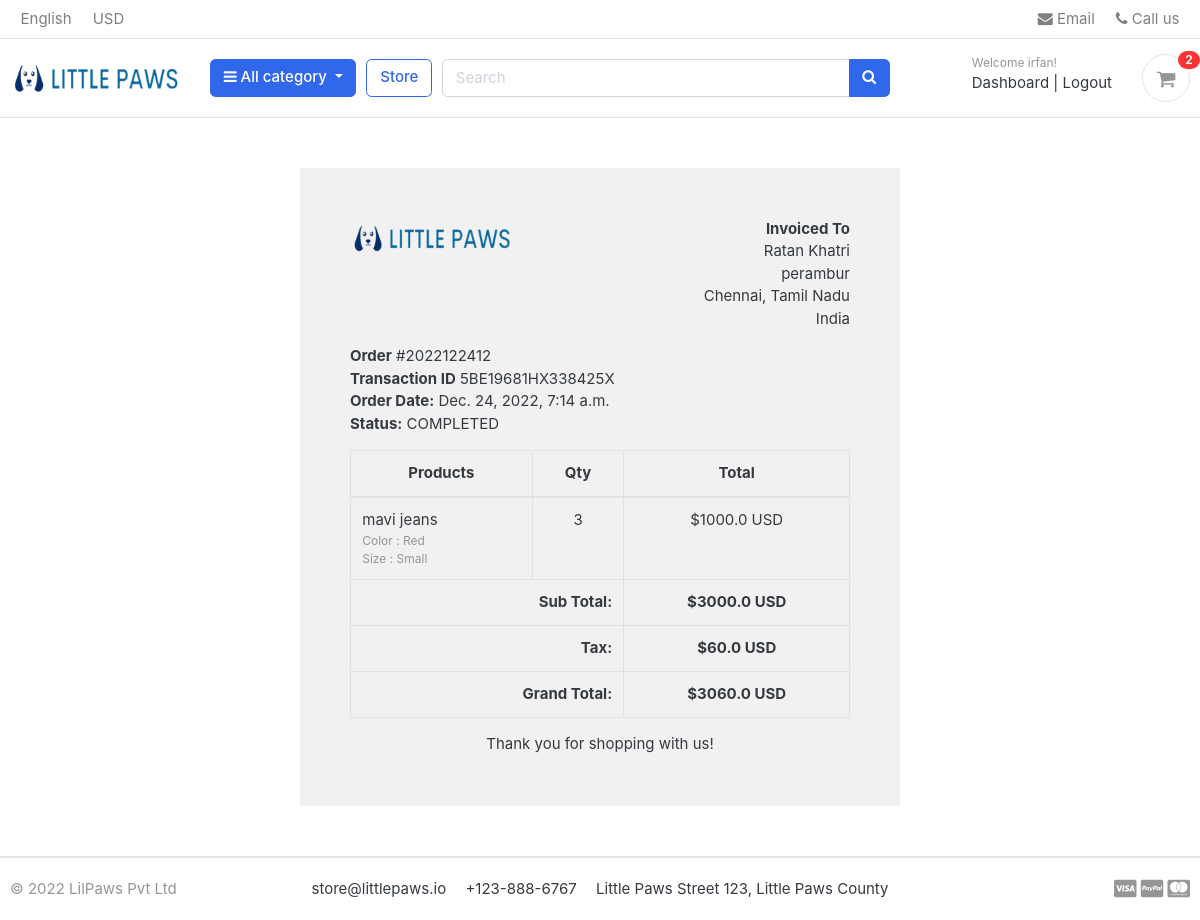
Page /accounts/order_detail/2022122412/ (signed in) on the earlier database version.
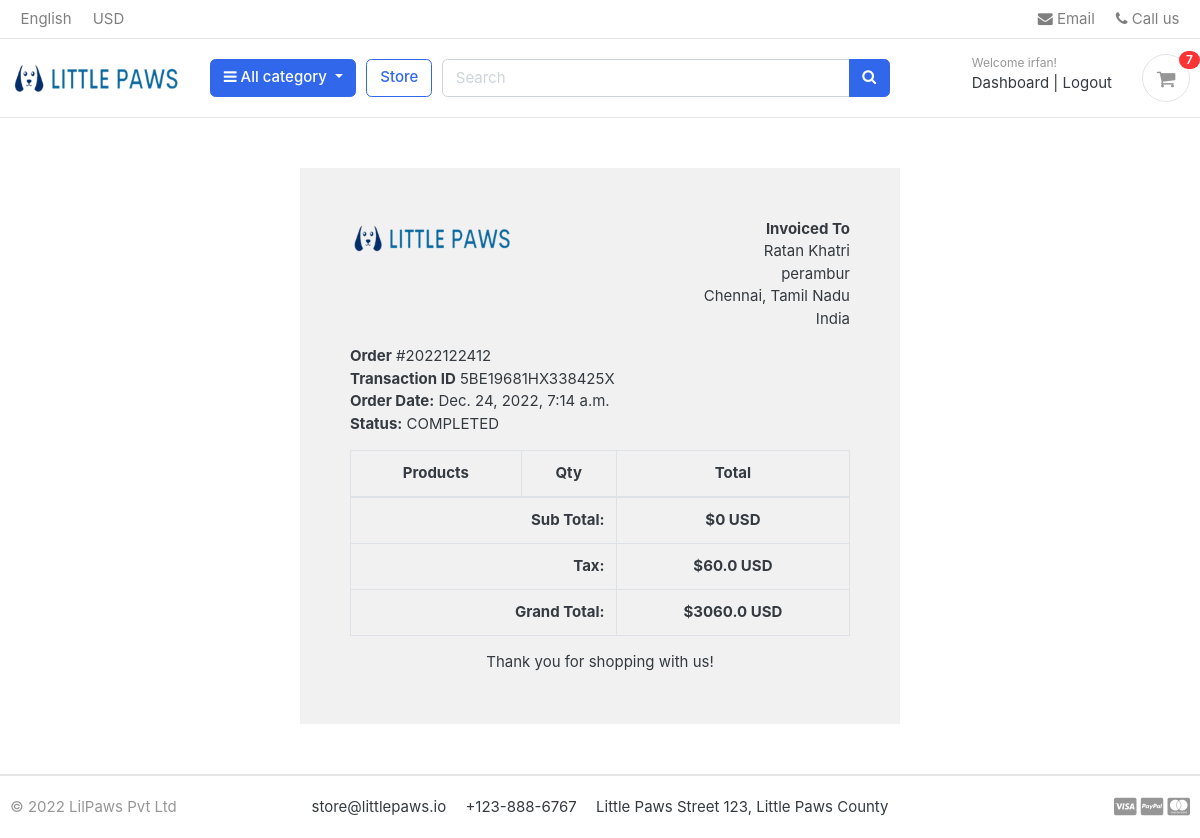
Same page on the later database version.
### orders/models.py (models this page shows, shortened)
class OrderProduct(models.Model):
    order = models.ForeignKey(Order, on_delete=models.CASCADE)
    payment = models.ForeignKey(Payment, on_delete=models.SET_NULL, blank=True, null=True)
    user = models.ForeignKey(Account, on_delete=models.CASCADE)
    product = models.ForeignKey(Product, on_delete=models.CASCADE)
    variations = models.ManyToManyField(Variation, blank=True)
    quantity = models.IntegerField()
    product_price = models.FloatField()
    ordered = models.BooleanField(default=False)
    created_at = models.DateTimeField(auto_now_add=True)
    updated_at = models.DateTimeField(auto_now=True)

### store/models.py (models this page shows, shortened)
class Product(models.Model):
    product_name    = models.CharField(max_length=200, unique=True)
    slug            = models.SlugField(max_length=200, unique=True)
    description     = models.TextField(max_length=500, blank=True)
    price           = models.IntegerField()
    images          = models.ImageField(upload_to='photos/products')
    stock           = models.IntegerField()
    is_available    = models.BooleanField(default=True)
    category        = models.ForeignKey(Category, on_delete=models.CASCADE)
    created_date    = models.DateTimeField(auto_now_add=True)
    modified_date   = models.DateTimeField(auto_now=True)

class Variation(models.Model):
    product = models.ForeignKey(Product, on_delete=models.CASCADE)
    variation_category = models.CharField(max_length=100, choices=variation_category_choice)
    variation_value     = models.CharField(max_length=100)
    is_active           = models.BooleanField(default=True)
    created_date        = models.DateTimeField(auto_now=True)
    objects = VariationManager()

### accounts/views.py (the view)
# urls.py: path('order_detail/<int:order_id>/', views.order_detail, name='order_detail'),
@login_required(login_url='login')
def order_detail(request, order_id):
    order_detail = OrderProduct.objects.filter(order__order_number=order_id)
    order = Order.objects.get(order_number=order_id)
    subtotal = 0
    for i in order_detail:
        subtotal += i.product_price * i.quantity
    context = {
        'order_detail': order_detail,
        'order': order,
        'subtotal': subtotal,
    }
    return render(request, 'accounts/order_detail.html', context)

### carts/context_processors.py (called while the page is built)
def counter(request):
    cart_count = 0
    if 'admin' in request.path:
        return {}
    else:
        try:
            cart = Cart.objects.filter(cart_id=_cart_id(request))
            if request.user.is_authenticated:
                cart_items = CartItem.objects.all().filter(user=request.user)
            else:
                cart_items = CartItem.objects.all().filter(cart=cart[:1])
            for cart_item in cart_items:
                cart_count += cart_item.quantity
        except Cart.DoesNotExist:
            cart_count = 0
    return dict(cart_count=cart_count)

### carts/views.py (called while the page is built)
def _cart_id(request):
    cart = request.session.session_key
    if not cart:
        cart = request.session.create()
    return cart

### category/context_processors.py (called while the page is built)
def menu_links(request):
    links = Category.objects.all()
    return dict(links=links)

### category/models.py (called while the page is built)
    def get_url(self):
            return reverse('products_by_category', args=[self.slug])

### orders/models.py (called while the page is built)
    def full_name(self):
        return f'{self.first_name} {self.last_name}'

    def full_address(self):
        return f'{self.address_line_1} {self.address_line_2}'

### templates/accounts/order_detail.html (shortened to what the changed rows need)
{% extends 'base.html' %}
{% load static %}
{% block content %}
<div class="container" style="margin: 0 auto;width: 50%;padding: 50px;background: #f1f1f1;margin-top: 50px;margin-bottom: 50px;">
    <div class="row invoice row-printable">
        <div class="col-md-12">
            <div class="panel panel-default plain" id="dash_0">
                <div class="panel-body p30">
                    <div class="row">
                        <div class="col-lg-12">
                            <div class="invoice-items">
                                <div class="table-responsive" style="overflow: hidden; outline: none;" tabindex="0">
                                    <table class="table table-bordered">
                                        <thead>
                                            <tr>
                                                <th class="per70 text-center">Products</th>
                                                <th class="per5 text-center">Qty</th>
                                                <th class="per25 text-center">Total</th>
                                            </tr>
                                        </thead>
                                        <tbody>
                                          {% for item in order_detail %}
                                            <tr>
                                                <td>{{item.product.product_name}}
                                                  <p class="text-muted small">
                                          					{% if item.variations.all %}
                                          						{% for i in item.variations.all %}
                                          							{{ i.variation_category | capfirst }} : {{ i.variation_value | capfirst }} <br>
                                          						{% endfor %}
                                          					{% endif %}
                                          				</p>
                                                </td>
                                                <td class="text-center">{{item.quantity}}</td>
                                                <td class="text-center">${{item.product_price}} USD</td>
                                            </tr>
                                          {% endfor %}
                                        </tbody>
                                        <tfoot>
                                            <tr>
                                                <th colspan="2" class="text-right">Sub Total:</th>
                                                <th class="text-center">${{subtotal}} USD</th>
                                            </tr>
                                            <tr>
                                                <th colspan="2" class="text-right">Tax:</th>
                                                <th class="text-center">${{order.tax}} USD</th>
                                            </tr>
                                            <tr>
                                                <th colspan="2" class="text-right">Grand Total:</th>
                                                <th class="text-center">${{order.order_total}} USD</th>
                                            </tr>
                                        </tfoot>
                                    </table>
                                </div>
                            </div>
                        </div>
                    </div>
                </div>
            </div>
        </div>
    </div>
    </div>
{% endblock %}

### templates/includes/navbar.html (shortened to what this page needs)
{% load static %}
<header class="section-header">
<nav class="navbar p-md-0 navbar-expand-sm navbar-light border-bottom">
<div class="container">
  <div class="collapse navbar-collapse" id="navbarTop4">
    <ul class="navbar-nav mr-auto">
      <li class="nav-item dropdown">
      <a href="#" class="nav-link">   English </a>
    </li>
    <li class="nav-item dropdown">
      <a href="#" class="nav-link"> USD </a>
    </li>
    </ul>
    <ul class="navbar-nav">
    <li><a href="#" class="nav-link"> <i class="fa fa-envelope"></i> Email </a></li>
    <li><a href="#" class="nav-link"> <i class="fa fa-phone"></i> Call us </a></li>
  </ul>
  </div>
</div>
</nav>
<section class="header-main border-bottom">
  <div class="container">
<div class="row align-items-center">
  <div class="col-lg-2 col-md-3 col-6">
    <a href="{% url 'home' %}" class="brand-wrap">
      <img class="logo" src="{% static './images/logo.png' %}">
    </a>
  </div>
  <div class="col-lg col-sm col-md col-6 flex-grow-0">
    <div class="category-wrap dropdown d-inline-block float-right">
      <button type="button" class="btn btn-primary dropdown-toggle" data-toggle="dropdown">
        <i class="fa fa-bars"></i> All category
      </button>
    </div>
  </div>
  <a href="{% url 'store' %}" class="btn btn-outline-primary">Store</a>
  <div class="col-lg  col-md-6 col-sm-12 col">
    <form action="{% url 'search' %}" class="search" method='GET'>
      <div class="input-group w-100">
          <input type="text" class="form-control" style="width:60%;" placeholder="Search" name="keyword">
          <div class="input-group-append">
            <button class="btn btn-primary" type="submit">
              <i class="fa fa-search"></i>
            </button>
          </div>
        </div>
    </form>
  </div>
  <div class="col-lg-3 col-sm-6 col-8 order-2 order-lg-3">
        <div class="d-flex justify-content-end mb-3 mb-lg-0">
          {% if user.id is None %}
          <div class="widget-header">
            <small class="title text-muted">Welcome guest!</small>
            <div>
              <a href="{% url 'login' %}">Sign in</a> <span class="dark-transp"> | </span>
              <a href="{% url 'register' %}"> Register</a>
            </div>
          </div>
          {% else %}
          <div class="widget-header">
            <small class="title text-muted">Welcome {{user.first_name}}!</small>
            <div>
              <a href="{% url 'dashboard' %}">Dashboard</a> <span class="dark-transp"> | </span>
              <a href="{% url 'logout' %}"> Logout</a>
            </div>
          </div>
          {% endif %}
          <a href="{% url 'cart' %}" class="widget-header pl-3 ml-3">
            <div class="icon icon-sm rounded-circle border"><i class="fa fa-shopping-cart"></i></div>
            <span class="badge badge-pill badge-danger notify">{{cart_count}}</span>
          </a>
        </div>
      </div>
</div>
  </div>
</section>
</header>

Differences in the rows shown:
removed OrderProduct: product.product_name "mavi jeans", quantity "3", product_price "1000.0"
removed Variation: variation_category "Color", variation_value "Red"
removed Variation: variation_category "Size", variation_value "Small"
Other differences:
{{ cart_count }}: "2" → "7"
{{ subtotal }}: "3000.0" → "0"
